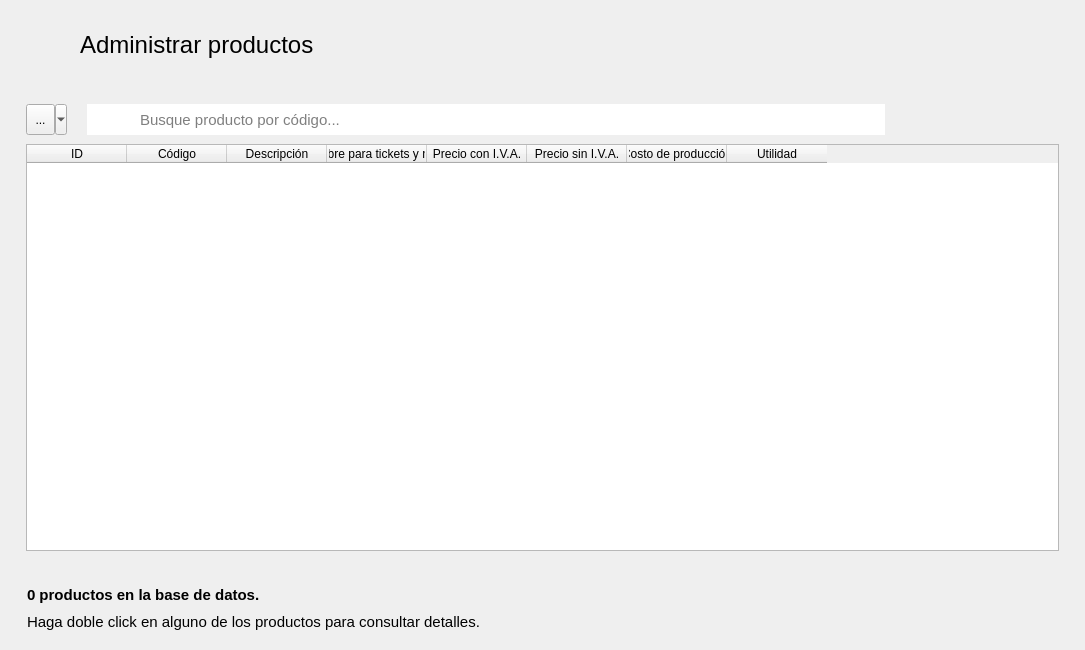
<?xml version="1.0" encoding="UTF-8"?>
<ui version="4.0">
 <class>AdministrarProductos</class>
 <widget class="QMainWindow" name="AdministrarProductos">
  <property name="geometry">
   <rect>
    <x>0</x>
    <y>0</y>
    <width>1085</width>
    <height>650</height>
   </rect>
  </property>
  <property name="minimumSize">
   <size>
    <width>1085</width>
    <height>650</height>
   </size>
  </property>
  <property name="windowTitle">
   <string>Administrar productos</string>
  </property>
  <property name="windowIcon">
   <iconset resource="../resources.qrc">
    <normaloff>:/img/icon.ico</normaloff>:/img/icon.ico</iconset>
  </property>
  <widget class="QWidget" name="centralwidget">
   <layout class="QVBoxLayout" name="verticalLayout">
    <item alignment="Qt::AlignLeft|Qt::AlignTop">
     <widget class="QFrame" name="frame">
      <property name="font">
       <font>
        <family>Segoe UI</family>
       </font>
      </property>
      <property name="frameShadow">
       <enum>QFrame::Raised</enum>
      </property>
      <layout class="QHBoxLayout" name="horizontalLayout">
       <property name="spacing">
        <number>20</number>
       </property>
       <property name="leftMargin">
        <number>19</number>
       </property>
       <property name="topMargin">
        <number>15</number>
       </property>
       <property name="rightMargin">
        <number>19</number>
       </property>
       <property name="bottomMargin">
        <number>15</number>
       </property>
       <item>
        <widget class="QPushButton" name="btRegresar">
         <property name="font">
          <font>
           <family>Segoe UI</family>
          </font>
         </property>
         <property name="cursor">
          <cursorShape>PointingHandCursor</cursorShape>
         </property>
         <property name="styleSheet">
          <string notr="true">QPushButton {
        background-color: transparent;
        border: none;
        padding: 0px;
    }
    QPushButton:hover {
        background-color: rgba(255, 255, 255, 0);
    }
    QPushButton:pressed {
        background-color: rgba(255, 255, 255, 0);
    }</string>
         </property>
         <property name="icon">
          <iconset resource="../resources.qrc">
           <normaloff>:/img/resources/images/leftarrow.png</normaloff>:/img/resources/images/leftarrow.png</iconset>
         </property>
         <property name="iconSize">
          <size>
           <width>40</width>
           <height>40</height>
          </size>
         </property>
         <property name="flat">
          <bool>true</bool>
         </property>
        </widget>
       </item>
       <item>
        <widget class="QLabel" name="lbTitulo">
         <property name="minimumSize">
          <size>
           <width>211</width>
           <height>41</height>
          </size>
         </property>
         <property name="font">
          <font>
           <family>Segoe UI</family>
           <pointsize>18</pointsize>
          </font>
         </property>
         <property name="text">
          <string>Administrar productos</string>
         </property>
        </widget>
       </item>
      </layout>
     </widget>
    </item>
    <item>
     <widget class="QFrame" name="frame_3">
      <property name="sizePolicy">
       <sizepolicy hsizetype="Expanding" vsizetype="Expanding">
        <horstretch>0</horstretch>
        <verstretch>0</verstretch>
       </sizepolicy>
      </property>
      <property name="font">
       <font>
        <family>Segoe UI</family>
       </font>
      </property>
      <property name="frameShadow">
       <enum>QFrame::Raised</enum>
      </property>
      <layout class="QVBoxLayout" name="verticalLayout_3">
       <property name="spacing">
        <number>0</number>
       </property>
       <property name="leftMargin">
        <number>8</number>
       </property>
       <property name="rightMargin">
        <number>8</number>
       </property>
       <item alignment="Qt::AlignTop">
        <widget class="QFrame" name="frame_2">
         <property name="font">
          <font>
           <family>Segoe UI</family>
          </font>
         </property>
         <property name="frameShadow">
          <enum>QFrame::Raised</enum>
         </property>
         <layout class="QHBoxLayout" name="horizontalLayout_2">
          <property name="spacing">
           <number>0</number>
          </property>
          <property name="leftMargin">
           <number>0</number>
          </property>
          <property name="topMargin">
           <number>0</number>
          </property>
          <property name="rightMargin">
           <number>0</number>
          </property>
          <property name="bottomMargin">
           <number>0</number>
          </property>
          <item>
           <widget class="QFrame" name="frame_5">
            <property name="font">
             <font>
              <family>Segoe UI</family>
             </font>
            </property>
            <property name="frameShadow">
             <enum>QFrame::Raised</enum>
            </property>
            <layout class="QHBoxLayout" name="horizontalLayout_5">
             <property name="spacing">
              <number>0</number>
             </property>
             <item>
              <widget class="QToolButton" name="btFiltrar">
               <property name="minimumSize">
                <size>
                 <width>41</width>
                 <height>31</height>
                </size>
               </property>
               <property name="font">
                <font>
                 <family>Segoe UI</family>
                </font>
               </property>
               <property name="toolTip">
                <string>Filtrar búsqueda por...</string>
               </property>
               <property name="text">
                <string>...</string>
               </property>
               <property name="icon">
                <iconset resource="../resources.qrc">
                 <normaloff>:/img/resources/images/filter.png</normaloff>:/img/resources/images/filter.png</iconset>
               </property>
               <property name="popupMode">
                <enum>QToolButton::MenuButtonPopup</enum>
               </property>
              </widget>
             </item>
             <item>
              <spacer name="horizontalSpacer">
               <property name="font">
                <font>
                 <family>Segoe UI</family>
                </font>
               </property>
               <property name="orientation">
                <enum>Qt::Horizontal</enum>
               </property>
               <property name="sizeType">
                <enum>QSizePolicy::Fixed</enum>
               </property>
               <property name="sizeHint" stdset="0">
                <size>
                 <width>20</width>
                 <height>0</height>
                </size>
               </property>
              </spacer>
             </item>
             <item>
              <widget class="QLabel" name="label_2">
               <property name="minimumSize">
                <size>
                 <width>51</width>
                 <height>31</height>
                </size>
               </property>
               <property name="maximumSize">
                <size>
                 <width>51</width>
                 <height>31</height>
                </size>
               </property>
               <property name="font">
                <font>
                 <family>Segoe UI</family>
                </font>
               </property>
               <property name="styleSheet">
                <string notr="true">image: url(:/img/resources/images/magnifier.png);
background-color: rgb(255, 255, 255);</string>
               </property>
               <property name="text">
                <string/>
               </property>
              </widget>
             </item>
             <item>
              <widget class="QLineEdit" name="searchBar">
               <property name="minimumSize">
                <size>
                 <width>481</width>
                 <height>31</height>
                </size>
               </property>
               <property name="font">
                <font>
                 <family>Segoe UI</family>
                 <pointsize>11</pointsize>
                </font>
               </property>
               <property name="frame">
                <bool>false</bool>
               </property>
               <property name="placeholderText">
                <string>Busque producto por código...</string>
               </property>
              </widget>
             </item>
            </layout>
           </widget>
          </item>
          <item>
           <widget class="QFrame" name="frame_6">
            <property name="font">
             <font>
              <family>Segoe UI</family>
             </font>
            </property>
            <property name="frameShadow">
             <enum>QFrame::Raised</enum>
            </property>
            <layout class="QHBoxLayout" name="horizontalLayout_3">
             <property name="spacing">
              <number>30</number>
             </property>
             <item>
              <widget class="QPushButton" name="btAgregar">
               <property name="font">
                <font>
                 <family>Segoe UI</family>
                </font>
               </property>
               <property name="cursor">
                <cursorShape>PointingHandCursor</cursorShape>
               </property>
               <property name="styleSheet">
                <string notr="true">QPushButton {
        background-color: transparent;
        border: none;
        padding: 0px;
    }
    QPushButton:hover {
        background-color: rgba(255, 255, 255, 0);
    }
    QPushButton:pressed {
        background-color: rgba(255, 255, 255, 0);
    }</string>
               </property>
               <property name="icon">
                <iconset resource="../resources.qrc">
                 <normaloff>:/img/resources/images/plus.png</normaloff>:/img/resources/images/plus.png</iconset>
               </property>
               <property name="iconSize">
                <size>
                 <width>40</width>
                 <height>40</height>
                </size>
               </property>
               <property name="flat">
                <bool>true</bool>
               </property>
              </widget>
             </item>
             <item>
              <widget class="QPushButton" name="btEditar">
               <property name="font">
                <font>
                 <family>Segoe UI</family>
                </font>
               </property>
               <property name="cursor">
                <cursorShape>PointingHandCursor</cursorShape>
               </property>
               <property name="styleSheet">
                <string notr="true">QPushButton {
        background-color: transparent;
        border: none;
        padding: 0px;
    }
    QPushButton:hover {
        background-color: rgba(255, 255, 255, 0);
    }
    QPushButton:pressed {
        background-color: rgba(255, 255, 255, 0);
    }</string>
               </property>
               <property name="icon">
                <iconset resource="../resources.qrc">
                 <normaloff>:/img/resources/images/edit.png</normaloff>:/img/resources/images/edit.png</iconset>
               </property>
               <property name="iconSize">
                <size>
                 <width>40</width>
                 <height>40</height>
                </size>
               </property>
               <property name="flat">
                <bool>true</bool>
               </property>
              </widget>
             </item>
             <item>
              <widget class="QPushButton" name="btEliminar">
               <property name="font">
                <font>
                 <family>Segoe UI</family>
                </font>
               </property>
               <property name="cursor">
                <cursorShape>PointingHandCursor</cursorShape>
               </property>
               <property name="styleSheet">
                <string notr="true">QPushButton {
        background-color: transparent;
        border: none;
        padding: 0px;
    }
    QPushButton:hover {
        background-color: rgba(255, 255, 255, 0);
    }
    QPushButton:pressed {
        background-color: rgba(255, 255, 255, 0);
    }</string>
               </property>
               <property name="icon">
                <iconset resource="../resources.qrc">
                 <normaloff>:/img/resources/images/trash.png</normaloff>:/img/resources/images/trash.png</iconset>
               </property>
               <property name="iconSize">
                <size>
                 <width>40</width>
                 <height>40</height>
                </size>
               </property>
               <property name="flat">
                <bool>true</bool>
               </property>
              </widget>
             </item>
            </layout>
           </widget>
          </item>
         </layout>
        </widget>
       </item>
       <item>
        <widget class="QFrame" name="frame_7">
         <property name="font">
          <font>
           <family>Segoe UI</family>
          </font>
         </property>
         <property name="frameShadow">
          <enum>QFrame::Raised</enum>
         </property>
         <layout class="QHBoxLayout" name="horizontalLayout_4">
          <property name="spacing">
           <number>0</number>
          </property>
          <property name="topMargin">
           <number>0</number>
          </property>
          <item>
           <widget class="TablaDatos" name="tabla_productos">
            <column>
             <property name="text">
              <string>ID</string>
             </property>
            </column>
            <column>
             <property name="text">
              <string>Código</string>
             </property>
            </column>
            <column>
             <property name="text">
              <string>Descripción</string>
             </property>
            </column>
            <column>
             <property name="text">
              <string>Nombre para tickets y notas</string>
             </property>
            </column>
            <column>
             <property name="text">
              <string>Precio con I.V.A.</string>
             </property>
            </column>
            <column>
             <property name="text">
              <string>Precio sin I.V.A.</string>
             </property>
            </column>
            <column>
             <property name="text">
              <string>Costo de producción</string>
             </property>
            </column>
            <column>
             <property name="text">
              <string>Utilidad</string>
             </property>
            </column>
           </widget>
          </item>
         </layout>
        </widget>
       </item>
      </layout>
     </widget>
    </item>
    <item alignment="Qt::AlignBottom">
     <widget class="QFrame" name="frame_4">
      <property name="font">
       <font>
        <family>Segoe UI</family>
       </font>
      </property>
      <property name="frameShadow">
       <enum>QFrame::Raised</enum>
      </property>
      <layout class="QHBoxLayout" name="horizontalLayout_6">
       <property name="topMargin">
        <number>0</number>
       </property>
       <property name="bottomMargin">
        <number>0</number>
       </property>
       <item>
        <widget class="QFrame" name="frame_8">
         <property name="font">
          <font>
           <family>Segoe UI</family>
          </font>
         </property>
         <property name="styleSheet">
          <string notr="true">QFrame { border: none; }</string>
         </property>
         <property name="frameShape">
          <enum>QFrame::StyledPanel</enum>
         </property>
         <property name="frameShadow">
          <enum>QFrame::Raised</enum>
         </property>
         <layout class="QVBoxLayout" name="verticalLayout_2">
          <item>
           <widget class="QLabel" name="lbContador">
            <property name="minimumSize">
             <size>
              <width>271</width>
              <height>21</height>
             </size>
            </property>
            <property name="font">
             <font>
              <family>Segoe UI</family>
              <pointsize>11</pointsize>
              <bold>true</bold>
             </font>
            </property>
            <property name="text">
             <string>0 productos en la base de datos.</string>
            </property>
           </widget>
          </item>
          <item>
           <widget class="QLabel" name="label_3">
            <property name="minimumSize">
             <size>
              <width>561</width>
              <height>21</height>
             </size>
            </property>
            <property name="font">
             <font>
              <family>Segoe UI</family>
              <pointsize>11</pointsize>
              <bold>false</bold>
             </font>
            </property>
            <property name="text">
             <string>Haga doble click en alguno de los productos para consultar detalles.</string>
            </property>
           </widget>
          </item>
         </layout>
        </widget>
       </item>
      </layout>
     </widget>
    </item>
   </layout>
  </widget>
 </widget>
 <customwidgets>
  <customwidget>
   <class>TablaDatos</class>
   <extends>QTableWidget</extends>
   <header>utils.mywidgets.h</header>
  </customwidget>
 </customwidgets>
 <resources>
  <include location="../resources.qrc"/>
 </resources>
 <connections/>
</ui>
